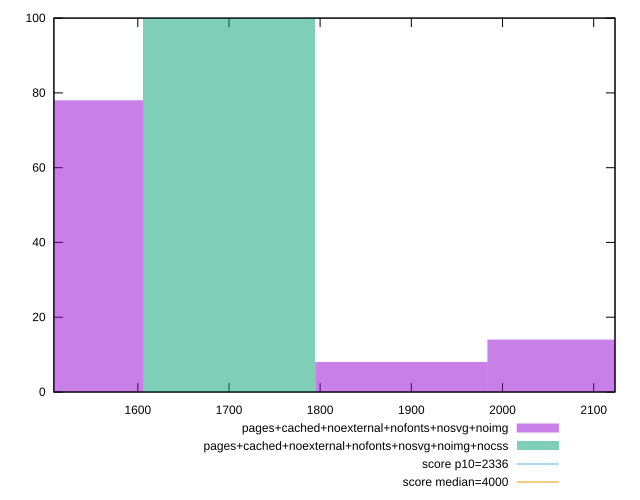

gnuplot code for this plot:
reset

$pagesCachedNoexternalNofontsNosvgNoimg <<EOF
1511.2320926859918 78
2077.944127443239 14
1889.0401158574898 8
EOF

$pagesCachedNoexternalNofontsNosvgNoimgNocss <<EOF
1700.1361042717408 100
EOF

set key outside below
set boxwidth 188.90401158574898
set xrange [1508.0034:2123.4029499999997]
set yrange [0:100]
set style fill transparent solid 0.5 noborder

set parametric
set terminal svg size 640, 500 enhanced background rgb 'white'
set output "report_00007_2020-12-11T15:55:29.892Z/first-meaningful-paint/comparison/histogram/11_vs_12.svg"

plot $pagesCachedNoexternalNofontsNosvgNoimg title "pages+cached+noexternal+nofonts+nosvg+noimg" with boxes, \
     $pagesCachedNoexternalNofontsNosvgNoimgNocss title "pages+cached+noexternal+nofonts+nosvg+noimg+nocss" with boxes, \
     2336,t title "score p10=2336", \
     4000,t title "score median=4000"

reset
